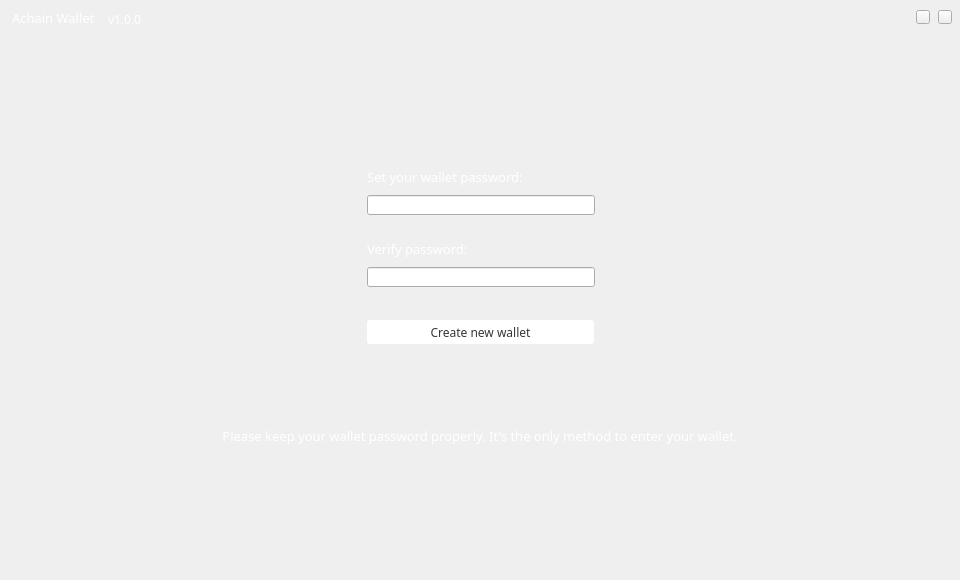
<?xml version="1.0" encoding="UTF-8"?>
<ui version="4.0">
 <class>FirstLogin</class>
 <widget class="QWidget" name="FirstLogin">
  <property name="geometry">
   <rect>
    <x>0</x>
    <y>0</y>
    <width>960</width>
    <height>580</height>
   </rect>
  </property>
  <property name="windowTitle">
   <string>FirstLogin</string>
  </property>
  <widget class="QLineEdit" name="pwdLineEdit">
   <property name="geometry">
    <rect>
     <x>367</x>
     <y>195</y>
     <width>228</width>
     <height>20</height>
    </rect>
   </property>
   <property name="font">
    <font>
     <family>微软雅黑</family>
    </font>
   </property>
   <property name="contextMenuPolicy">
    <enum>Qt::DefaultContextMenu</enum>
   </property>
   <property name="echoMode">
    <enum>QLineEdit::Password</enum>
   </property>
  </widget>
  <widget class="QLineEdit" name="pwdLineEdit2">
   <property name="geometry">
    <rect>
     <x>367</x>
     <y>267</y>
     <width>228</width>
     <height>20</height>
    </rect>
   </property>
   <property name="font">
    <font>
     <family>微软雅黑</family>
    </font>
   </property>
   <property name="cursor">
    <cursorShape>IBeamCursor</cursorShape>
   </property>
   <property name="contextMenuPolicy">
    <enum>Qt::DefaultContextMenu</enum>
   </property>
   <property name="echoMode">
    <enum>QLineEdit::Password</enum>
   </property>
  </widget>
  <widget class="QLabel" name="pwdLabel">
   <property name="geometry">
    <rect>
     <x>367</x>
     <y>162</y>
     <width>160</width>
     <height>30</height>
    </rect>
   </property>
   <property name="font">
    <font>
     <family>微软雅黑</family>
     <pointsize>10</pointsize>
    </font>
   </property>
   <property name="styleSheet">
    <string notr="true">color: rgb(255, 255, 255);</string>
   </property>
   <property name="text">
    <string>Set your wallet password:</string>
   </property>
  </widget>
  <widget class="QLabel" name="pwdLabel2">
   <property name="geometry">
    <rect>
     <x>367</x>
     <y>239</y>
     <width>120</width>
     <height>20</height>
    </rect>
   </property>
   <property name="font">
    <font>
     <family>微软雅黑</family>
     <pointsize>10</pointsize>
    </font>
   </property>
   <property name="styleSheet">
    <string notr="true">color: rgb(255, 255, 255);</string>
   </property>
   <property name="text">
    <string>Verify password:</string>
   </property>
  </widget>
  <widget class="QPushButton" name="createBtn">
   <property name="geometry">
    <rect>
     <x>367</x>
     <y>320</y>
     <width>227</width>
     <height>24</height>
    </rect>
   </property>
   <property name="font">
    <font>
     <family>微软雅黑</family>
    </font>
   </property>
   <property name="cursor">
    <cursorShape>PointingHandCursor</cursorShape>
   </property>
   <property name="focusPolicy">
    <enum>Qt::NoFocus</enum>
   </property>
   <property name="styleSheet">
    <string notr="true">QPushButton{border:none;
border-radius:3px;
background-color: rgb(255, 255, 255);
color: rgb(53, 53, 53);
}
QPushButton::hover{color: rgb(153, 153, 153);}

</string>
   </property>
   <property name="text">
    <string>Create new wallet</string>
   </property>
  </widget>
  <widget class="QLabel" name="tipLabel">
   <property name="geometry">
    <rect>
     <x>367</x>
     <y>377</y>
     <width>240</width>
     <height>16</height>
    </rect>
   </property>
   <property name="font">
    <font>
     <family>微软雅黑</family>
    </font>
   </property>
   <property name="styleSheet">
    <string notr="true">color: rgb(255, 255, 255);</string>
   </property>
   <property name="text">
    <string/>
   </property>
   <property name="alignment">
    <set>Qt::AlignCenter</set>
   </property>
  </widget>
  <widget class="QToolButton" name="closeBtn">
   <property name="geometry">
    <rect>
     <x>938</x>
     <y>10</y>
     <width>14</width>
     <height>14</height>
    </rect>
   </property>
   <property name="cursor">
    <cursorShape>PointingHandCursor</cursorShape>
   </property>
   <property name="focusPolicy">
    <enum>Qt::NoFocus</enum>
   </property>
   <property name="text">
    <string/>
   </property>
  </widget>
  <widget class="QToolButton" name="minBtn">
   <property name="geometry">
    <rect>
     <x>916</x>
     <y>10</y>
     <width>14</width>
     <height>14</height>
    </rect>
   </property>
   <property name="cursor">
    <cursorShape>PointingHandCursor</cursorShape>
   </property>
   <property name="focusPolicy">
    <enum>Qt::NoFocus</enum>
   </property>
   <property name="text">
    <string/>
   </property>
  </widget>
  <widget class="QLabel" name="tipLabel2">
   <property name="geometry">
    <rect>
     <x>602</x>
     <y>148</y>
     <width>316</width>
     <height>79</height>
    </rect>
   </property>
   <property name="text">
    <string/>
   </property>
  </widget>
  <widget class="QLabel" name="versionLabel_2">
   <property name="geometry">
    <rect>
     <x>12</x>
     <y>10</y>
     <width>91</width>
     <height>16</height>
    </rect>
   </property>
   <property name="font">
    <font>
     <family>微软雅黑</family>
     <pointsize>10</pointsize>
    </font>
   </property>
   <property name="styleSheet">
    <string notr="true">color: rgb(255, 255, 255);</string>
   </property>
   <property name="text">
    <string>Achain Wallet</string>
   </property>
  </widget>
  <widget class="QLabel" name="versionLabel">
   <property name="geometry">
    <rect>
     <x>108</x>
     <y>12</y>
     <width>81</width>
     <height>14</height>
    </rect>
   </property>
   <property name="font">
    <font>
     <family>微软雅黑</family>
     <pointsize>9</pointsize>
    </font>
   </property>
   <property name="styleSheet">
    <string notr="true">color: rgb(255, 255, 255);</string>
   </property>
   <property name="text">
    <string>v1.0.0</string>
   </property>
  </widget>
  <widget class="QLabel" name="correctLabel">
   <property name="geometry">
    <rect>
     <x>580</x>
     <y>200</y>
     <width>16</width>
     <height>12</height>
    </rect>
   </property>
   <property name="font">
    <font>
     <family>微软雅黑</family>
    </font>
   </property>
   <property name="text">
    <string/>
   </property>
  </widget>
  <widget class="QLabel" name="correctLabel2">
   <property name="geometry">
    <rect>
     <x>580</x>
     <y>272</y>
     <width>16</width>
     <height>12</height>
    </rect>
   </property>
   <property name="font">
    <font>
     <family>微软雅黑</family>
    </font>
   </property>
   <property name="text">
    <string/>
   </property>
  </widget>
  <widget class="QLabel" name="pwdLabel2_2">
   <property name="geometry">
    <rect>
     <x>205</x>
     <y>410</y>
     <width>550</width>
     <height>51</height>
    </rect>
   </property>
   <property name="font">
    <font>
     <family>微软雅黑</family>
     <pointsize>10</pointsize>
    </font>
   </property>
   <property name="styleSheet">
    <string notr="true">color: rgb(255, 255, 255);</string>
   </property>
   <property name="text">
    <string>Please keep your wallet password properly. It's the only method to enter your wallet.</string>
   </property>
   <property name="alignment">
    <set>Qt::AlignCenter</set>
   </property>
  </widget>
 </widget>
 <layoutdefault spacing="6" margin="11"/>
 <resources/>
 <connections/>
</ui>
